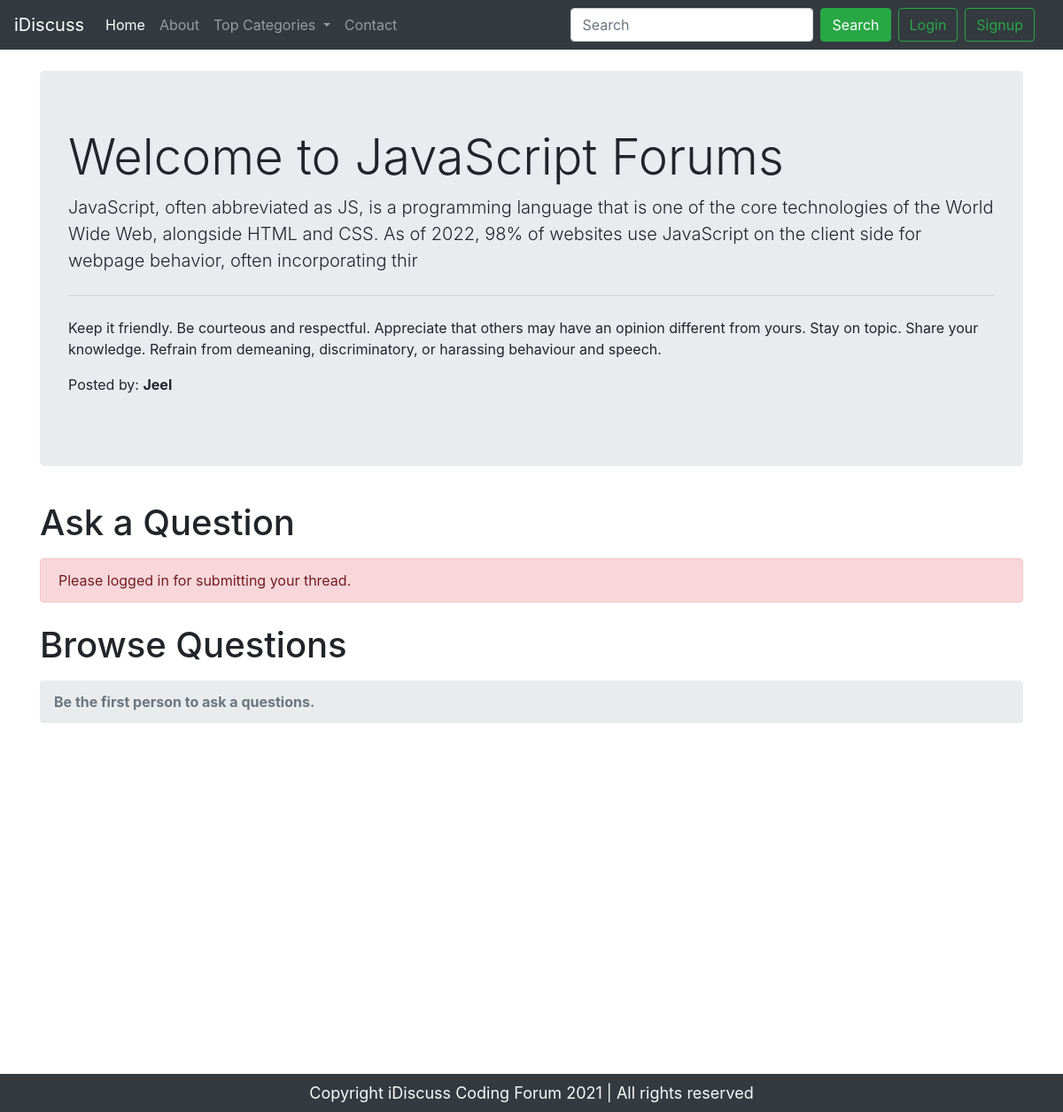
The app's page /threadlist.php?catid=2 with its own data.
### tables this page shows
CREATE TABLE `categories` (
  `category_id` int(11) NOT NULL,
  `category_name` varchar(255) NOT NULL,
  `category_description` varchar(255) NOT NULL,
  `created` datetime NOT NULL DEFAULT current_timestamp()
);

### threadlist.php (the view, shortened to what this page needs)
<!doctype html>
<html lang="en">
<head>
    <link rel="stylesheet" href="https://cdn.jsdelivr.net/npm/bootstrap@4.6.2/dist/css/bootstrap.min.css">
</head>
<body>
    <?php include 'partials/_dbconnect.php'; ?>
    <?php include 'partials/_header.php'; ?>
    <?php
    $id = $_GET['catid'];
    $sql = "SELECT * FROM `categories` WHERE `category_id` = $id";
    $result = mysqli_query($conn, $sql);
    while ($row = mysqli_fetch_assoc($result)) {
        $catname = $row['category_name'];
        $catdesc = $row['category_description'];
    }
    ?>
    <div class="container my-4">
        <div class="jumbotron">
            <h1 class="display-4">Welcome to <?php echo $catname; ?> Forums</h1>
            <p class="lead"><?php echo $catdesc; ?></p>
            <hr class="my-4">
            <p>Keep it friendly. Be courteous and respectful. Appreciate that others may have an opinion different from yours. Stay on topic. Share your knowledge. Refrain from demeaning, discriminatory, or harassing behaviour and speech.</p>
            <p>Posted by: <b>Jeel</b></p>
        </div>
    </div>
    <?php
    if (isset($_SESSION['loggedin']) && $_SESSION['loggedin'] == true) {
        echo '<div class="container">
        <h1 class="py-2">Ask a Question</h1>
        <form action="' . $_SERVER['REQUEST_URI'] . '" method="POST">
            <div class="form-group">
                <h5 for="exampleInputEmail1">Problem Title</h5>
                <input type="text" class="form-control" id="title" name="title" aria-describedby="emailHelp">
                <small id="emailHelp" class="form-text text-muted">Keep yout title as short and crisp as possible.</small>
            </div>
            <input type="hidden" name="sno" value="'.$_SESSION['sno'].'">
            <div class="form-group">
                <h5 for="exampleFormControlTextarea1">Ellaborate your concern</h5>
                <textarea class="form-control" id="desc" name="desc" rows="3"></textarea>
            </div>
            <button type="submit" class="btn btn-primary">Submit</button>
        </form>
    </div>';
    } else {
        echo '<div class="container">
                <h1 class="py-2">Ask a Question</h1>
                <div class="alert alert-danger" role="alert">
                    Please logged in for submitting your thread.
                </div>
              </div>';
    }
    ?>
    <div class="container my-3" style="min-height: 500px;">
        <h1 class="py-2">Browse Questions</h1>
        <?php
        $noResult = true;
        if ($noResult) {
            echo '<nav aria-label="breadcrumb">
            <ol class="breadcrumb">
              <li class="breadcrumb-item active" aria-current="page"><b>Be the first person to ask a questions.</b></li>
            </ol>
          </nav>';
        }
        ?>
    </div>
    <?php include 'partials/_footer.php'; ?>
</body>
</html>

### records on screen
categories: category_name "JavaScript", category_description "JavaScript, often abbreviated as JS, is a programming language that is one of the core technologies of the World Wide Web, alongside HTML and CSS. As of 2022, 98% of websites use JavaScript on the client side for webpage behavior, often incorporating thir"
